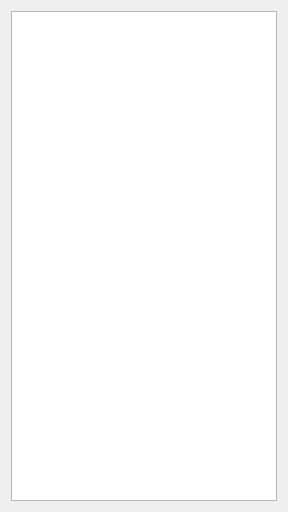
<?xml version="1.0" encoding="UTF-8"?>
<ui version="4.0">
 <class>Widget</class>
 <widget class="QWidget" name="Widget">
  <property name="geometry">
   <rect>
    <x>0</x>
    <y>0</y>
    <width>288</width>
    <height>512</height>
   </rect>
  </property>
  <property name="windowTitle">
   <string>Widget</string>
  </property>
  <layout class="QVBoxLayout" name="verticalLayout">
   <item>
    <widget class="QGraphicsView" name="graphicsView">
     <property name="enabled">
      <bool>true</bool>
     </property>
    </widget>
   </item>
  </layout>
 </widget>
 <resources/>
 <connections/>
</ui>
